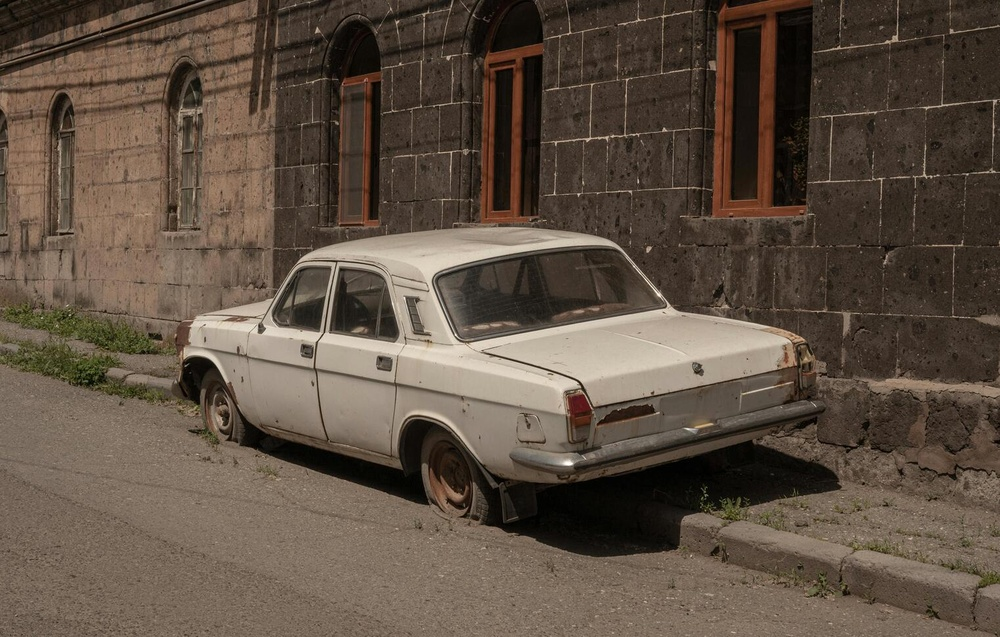
#> input picture resources/data/car.jpg, 1000 x 637 px, shrunk from 1522 x 970 before the run
$ jupyter execute test.ipynb
#> lines starting #> are read from the running program, lines starting #| are printed output that depends on the picture; after the words box and inside, x2 and y2 are one past the last pixel; in counts of white or black regions, pixels touching at a corner belong together
[cell 1]
import cv2
import numpy as np
from matplotlib import pyplot as plt
from tqdm import tqdm


# 读取图像
img = cv2.imread("../resources/data/car.jpg")
#> img is the input picture: shape (637, 1000, 3); mean B, G, R 67.5, 80.7, 95.1

# 高斯模糊
img = cv2.GaussianBlur(img, (5, 5), 0)

# 转换到LAB颜色空间
lab_img = cv2.cvtColor(img, cv2.COLOR_BGR2Lab)
#> lab_img: shape (637, 1000, 3); mean of channels 0, 1, 2 88.6, 131.8, 137.9

# 创建SLIC超像素对象
region_size = 32  # 超像素的大小
slic = cv2.ximgproc.createSuperpixelSLIC(
    lab_img, algorithm=cv2.ximgproc.SLICO, region_size=region_size
)

# 迭代分割
slic.iterate(10)

# 获取超像素标签和数量
sp_mask = slic.getLabelContourMask()  # 获取Mask，超像素边缘Mask==1
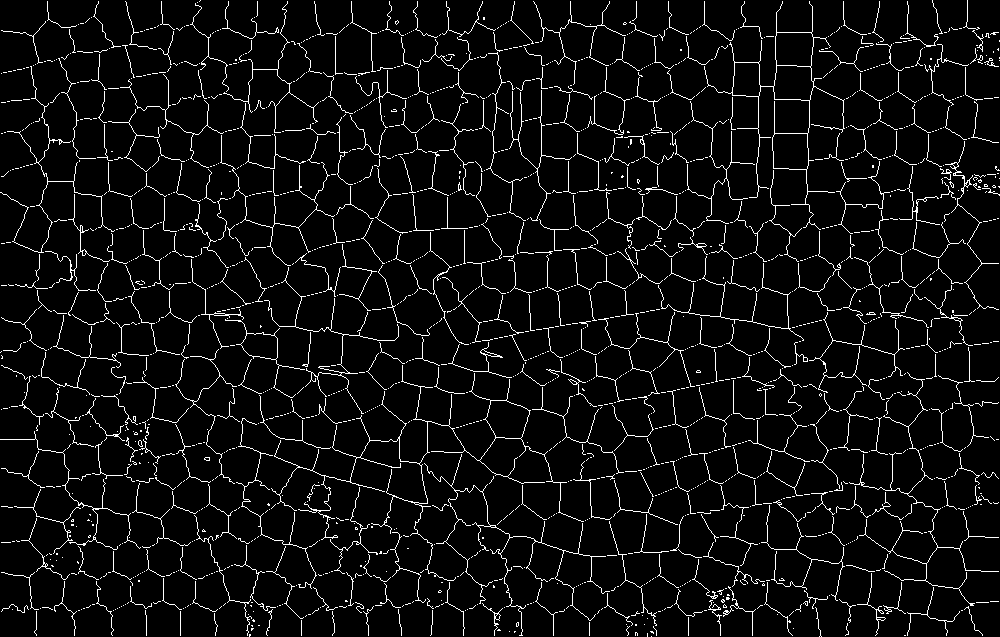
#> sp_mask: shape (637, 1000); 5.6% white in thin lines or dots
sp_labels = slic.getLabels()  # 获取超像素标签
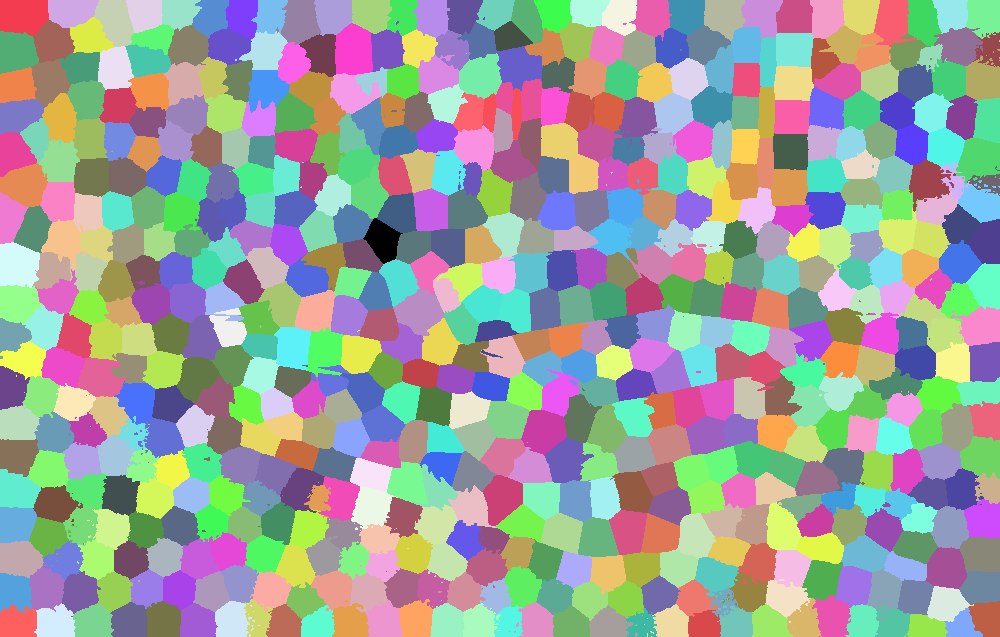
#> sp_labels: shape (637, 1000) int32; 620 distinct labels, from 0 to 619; one colour per label, 0 black
sp_count = slic.getNumberOfSuperpixels()  # 获取超像素数目
#> sp_count = 620
mask_inv_slic = cv2.bitwise_not(sp_mask)
#> mask_inv_slic: shape (637, 1000); 94.4% white; black in thin lines or dots
slic_img = cv2.bitwise_and(img, img, mask=mask_inv_slic)
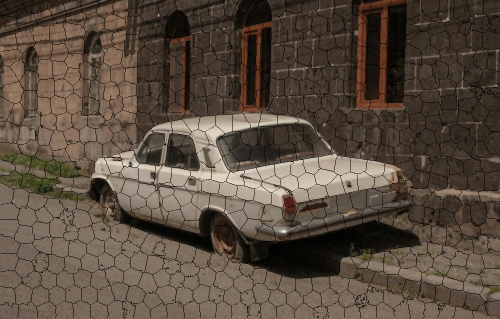
#> slic_img: shape (637, 1000, 3) (shown at 1/2 size); mean B, G, R 63.7, 76.2, 89.7

# 可视化结果
plt.imshow(cv2.cvtColor(slic_img, cv2.COLOR_BGR2RGB))
plt.axis("off")
plt.show()

- 获取SLIC超像素标签：首先，使用SLIC算法获得每个像素的超像素标签。

- 提取特征：为每个超像素提取特征，通常包括颜色特征（如平均颜色值）和空间特征（如超像素的中心坐标）。
  - 思路：每一个超像素取平均颜色，作为单个特征，最终组成了一个只有标签大小的特征图作为 K-Means 输入

- 构建特征矩阵：将所有超像素的特征组合成一个特征矩阵，作为K-Means聚类的输入。

- 执行K-Means聚类：使用OpenCV的cv2.kmeans函数对特征矩阵进行聚类。

- 生成聚类结果：根据K-Means的输出，将每个超像素分配到相应的聚类，并可视化结果。

[cell 2]
feature_list = []

# 生成每一个 superpixel 的特征
for sp_lbl in tqdm(range(1, sp_count + 1)):
    mask = sp_labels == sp_lbl
    mask = mask.astype(np.uint8)
    # 颜色取均值
    mean_color = cv2.mean(img, mask=mask)[:3]
    feature_list.append([mean_color[0], mean_color[1], mean_color[2]])
#> this loop made 620 passes
#> mean_color on passes 1 to 3: (19.26, 27.98, 35.27), (22.31, 31.95, 42.35), (42.39, 54.82, 70.16)
#> pass 1, `mask = sp_labels == sp_lbl`:
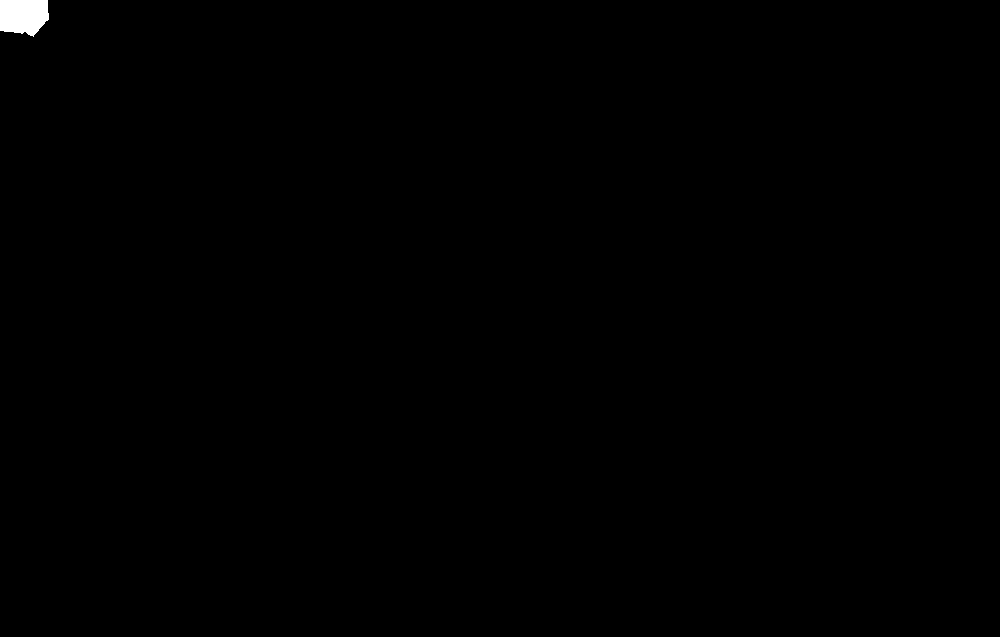
#> mask: shape (637, 1000) bool; 0.24% white; 1 white region, box (x1, y1, x2, y2) and area: (0, 0, 49, 37) 1517
#> pass 3, `mask = sp_labels == sp_lbl`:
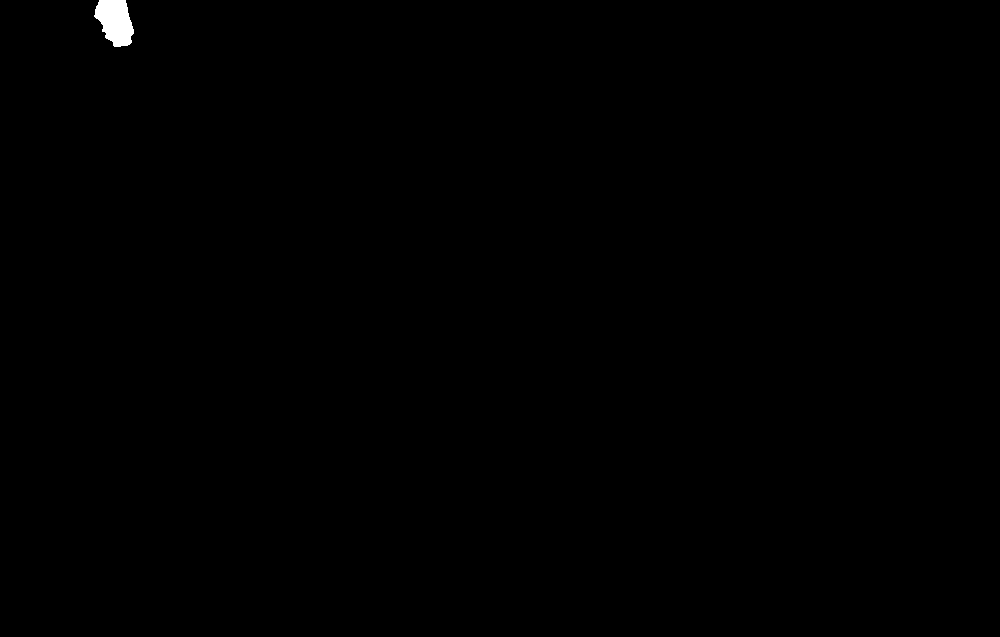
#> mask: shape (637, 1000) bool; 0.21% white; 1 white region, box (x1, y1, x2, y2) and area: (94, 0, 134, 47) 1335
#> after the loop, feature_list = 620 items, first 6: [19.26, 27.98, 35.27], [22.31, 31.95, 42.35], [42.39, 54.82, 70.16], [45.03, 56.83, 71.25], [44.02, 55.03, 68.23], [58.11, 72.72, 93.28]

features = np.array(feature_list, dtype=np.float32)
#> features = 620 rows, first 8: [19.26, 27.98, 35.27], [22.31, 31.95, 42.35], [42.39, 54.82, 70.16], [45.03, 56.83, 71.25], [44.02, 55.03, 68.23], [58.11, 72.72, 93.28], [68.34, 85.42, 108.8], [35.74, 46.14, 59.14]

[cell 3]
K = 10
criteria = (cv2.TERM_CRITERIA_EPS + cv2.TERM_CRITERIA_MAX_ITER, 10, 1.0)

_, kmeans_labels, kmeans_centers = cv2.kmeans(
    features, K, None, criteria, 10, cv2.KMEANS_PP_CENTERS
)
#> kmeans_labels = 620 values, max 9 at index 96, min 0 at index 6, mean 4.34; kmeans_centers = [[68.63, 84.57, 99.89], [34.57, 44.34, 56.46], [150.9, 167.3, 180.6], [85.97, 102, 119.6], [10.33, 15.6, 19.89], [45.44, 56.14, 69.36], [170.3, 187.4, 199.5], [123.8, 138.8, 152.5], [52.29, 67.91, 87.04], [96.1, 112.4, 130.6]]

clustered_image = np.zeros_like(img).reshape(-1, 3)
sp_labels = sp_labels.flatten()
kmeans_labels = kmeans_labels.flatten()
for sp_lbl in tqdm(range(1, sp_count + 1)):
    clustered_image[sp_labels == sp_lbl] = kmeans_centers[
        kmeans_labels[sp_lbl - 1]
    ].astype(int)

[cell 4]
plt.imshow(cv2.cvtColor(clustered_image.reshape(img.shape), cv2.COLOR_BGR2RGB))
plt.axis("off")
plt.show()
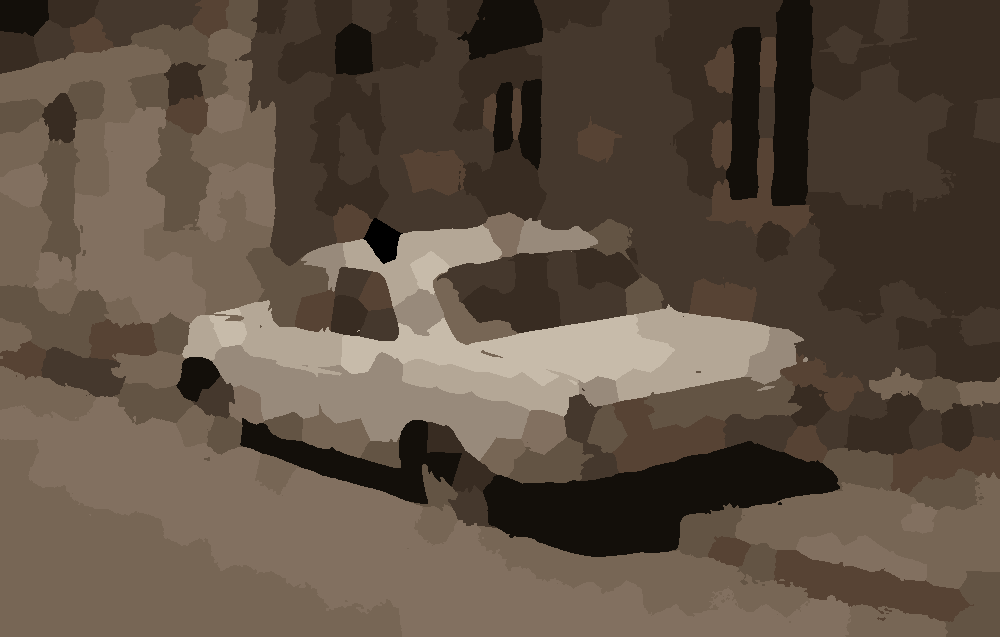
#> shown: shape (637, 1000, 3); mean R, G, B 94.3, 80.1, 66.8

$ run again, with resources/data/girl.jpg copied over resources/data/car.jpg
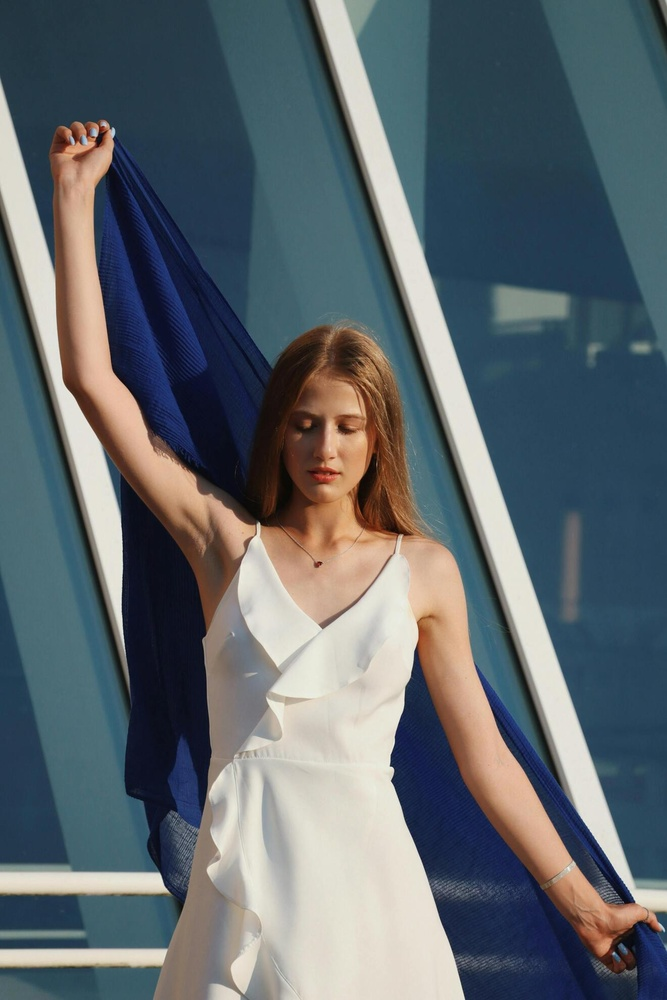
#> input picture resources/data/girl.jpg, 667 x 1000 px, shrunk from 1320 x 1980 before the run
#> img is the input picture: shape (1000, 667, 3); mean B, G, R 108.5, 103, 94.2
#> lab_img: shape (1000, 667, 3); mean of channels 0, 1, 2 107.5, 127.6, 123.4
#> sp_mask: shape (1000, 667); 5% white in thin lines or dots
#> `sp_labels = slic.getLabels()`:
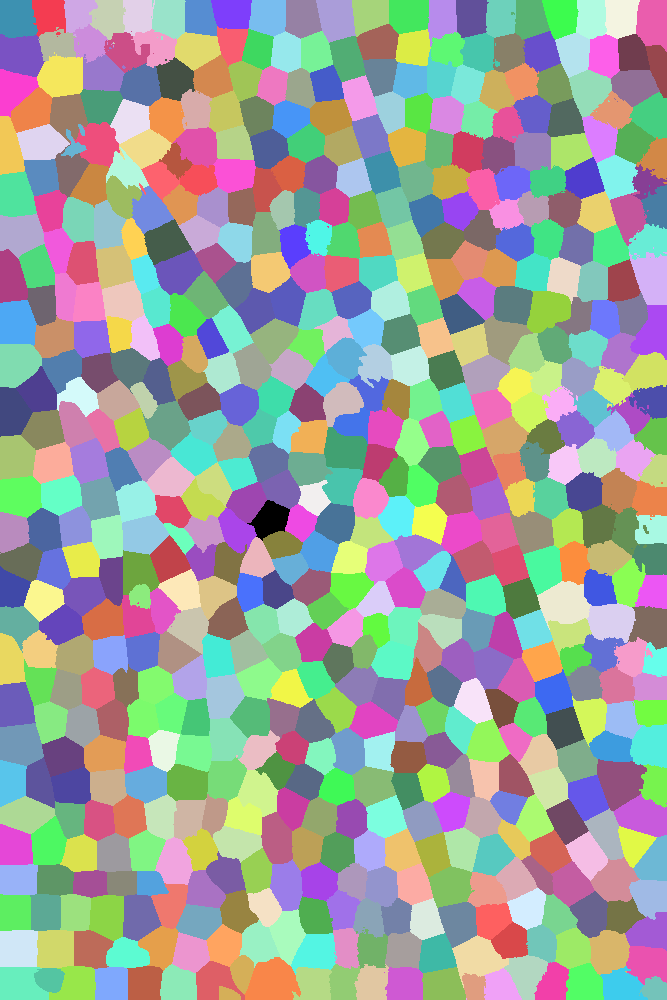
#> sp_labels: shape (1000, 667) int32; 636 distinct labels, from 0 to 635; one colour per label, 0 black
#> sp_count = 636
#> mask_inv_slic: shape (1000, 667); 95% white; black in thin lines or dots
#> the loop `for sp_lbl in tqdm(range(1, sp_count + 1)):` made 636 passes
#> mean_color on passes 1 to 3: (66.02, 54.69, 35.61), (66.5, 54.82, 36.17), (68.5, 57.34, 37.7)
#> after the loop `for sp_lbl in tqdm(range(1, sp_count + 1)):`: feature_list = 636 items, first 6: [66.02, 54.69, 35.61], [66.5, 54.82, 36.17], [68.5, 57.34, 37.7], [69.56, 57.55, 38.11], [70.59, 58.41, 38.78], [73.74, 60.63, 39.77]
#> features = 636 rows, first 8: [66.02, 54.69, 35.61], [66.5, 54.82, 36.17], [68.5, 57.34, 37.7], [69.56, 57.55, 38.11], [70.59, 58.41, 38.78], [73.74, 60.63, 39.77], [93.31, 85.44, 55.69], [97.5, 89.48, 59.37]
#> kmeans_labels = 636 values, max 9 at index 6, min 0 at index 124, mean 4.14; kmeans_centers = [[150.6, 172.3, 200.2], [110.8, 101.7, 70.58], [31.86, 20.1, 21.42], [203.8, 214.7, 217.9], [79.89, 61.41, 39.32], [121.4, 126.9, 129.3], [68.9, 36.16, 25.96], [51.47, 70.21, 105.7], [94.23, 124.6, 173.3], [91.63, 78.7, 53.63]]
#> `plt.show()`:
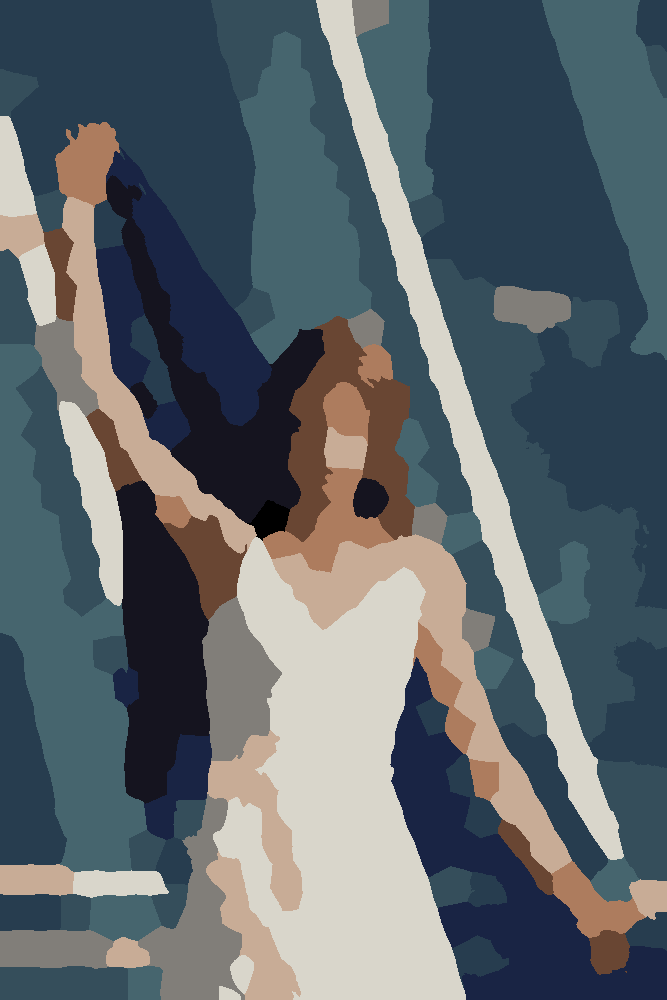
#> shown: shape (1000, 667, 3); mean R, G, B 93.6, 102.3, 107.6
